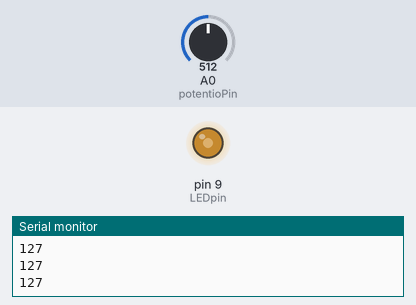
The sketch below on a simulated Arduino Uno, built with avr-gcc and run on an emulated ATmega328P. Shown: output pins drawn as LEDs (lit = HIGH), the last lines printed to the serial monitor. The test bench sets the inputs (shaded band); at power-on: A0 (potentioPin) = 512.

Above: at 1.2 s.
1.3 s: A0 (potentioPin) set to 716
At 2.6 s:
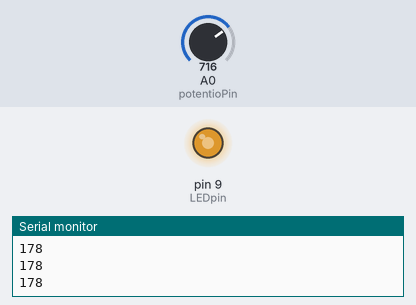
2.9 s: A0 (potentioPin) set to 900
At 3.9 s:
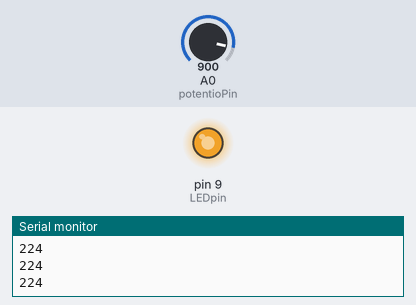
4.5 s: A0 (potentioPin) set to 122
At 5.2 s:
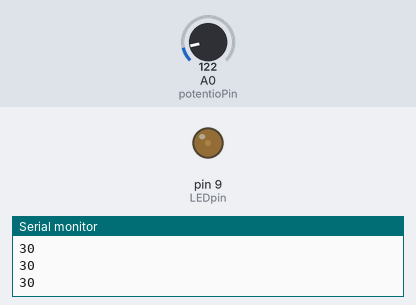
6.1 s: A0 (potentioPin) set to 0
At 6.5 s:
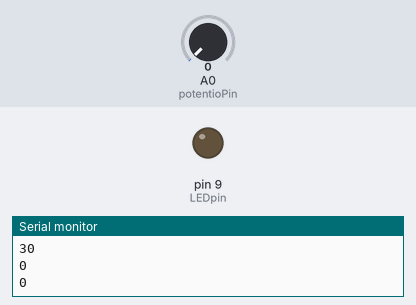
7.7 s: A0 (potentioPin) set to 511
At 9.0 s:
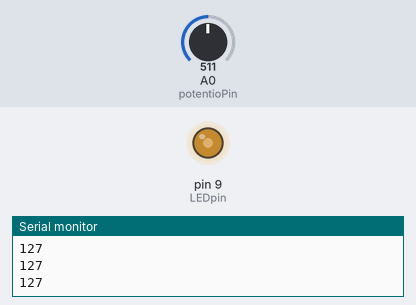
Timing chart, 0 to 10.3 s (numbered marks = the images above; inputs shaded):
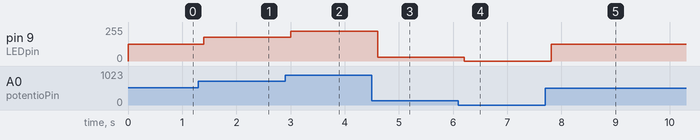

The sketch:

ArduinoTutorial7_Potentiometer.ino
```cpp
int potentioPin = A0;
int LEDpin = 9;
int readValue, writeValue;

void setup() {
  pinMode(potentioPin, INPUT);
  pinMode(LEDpin, OUTPUT);
  Serial.begin(9600);
}

void loop() {
  readValue = analogRead(potentioPin);
  writeValue = 255.0/1023.0 * readValue;
  Serial.println(writeValue);
  analogWrite(LEDpin, writeValue);
  delay(200);
}
```

Measured:
- after the input at 1.3 s, pin 9 (LEDpin): 127/255 → 178/255 after 0.10 s
- after the input at 2.9 s, pin 9 (LEDpin): 178/255 → 224/255 after 0.11 s
- after the input at 4.5 s, pin 9 (LEDpin): 224/255 → 30/255 after 0.11 s
- after the input at 6.1 s, pin 9 (LEDpin): 30/255 → 0/255 after 0.11 s
- after the input at 7.7 s, pin 9 (LEDpin): 0/255 → 127/255 after 0.11 s
